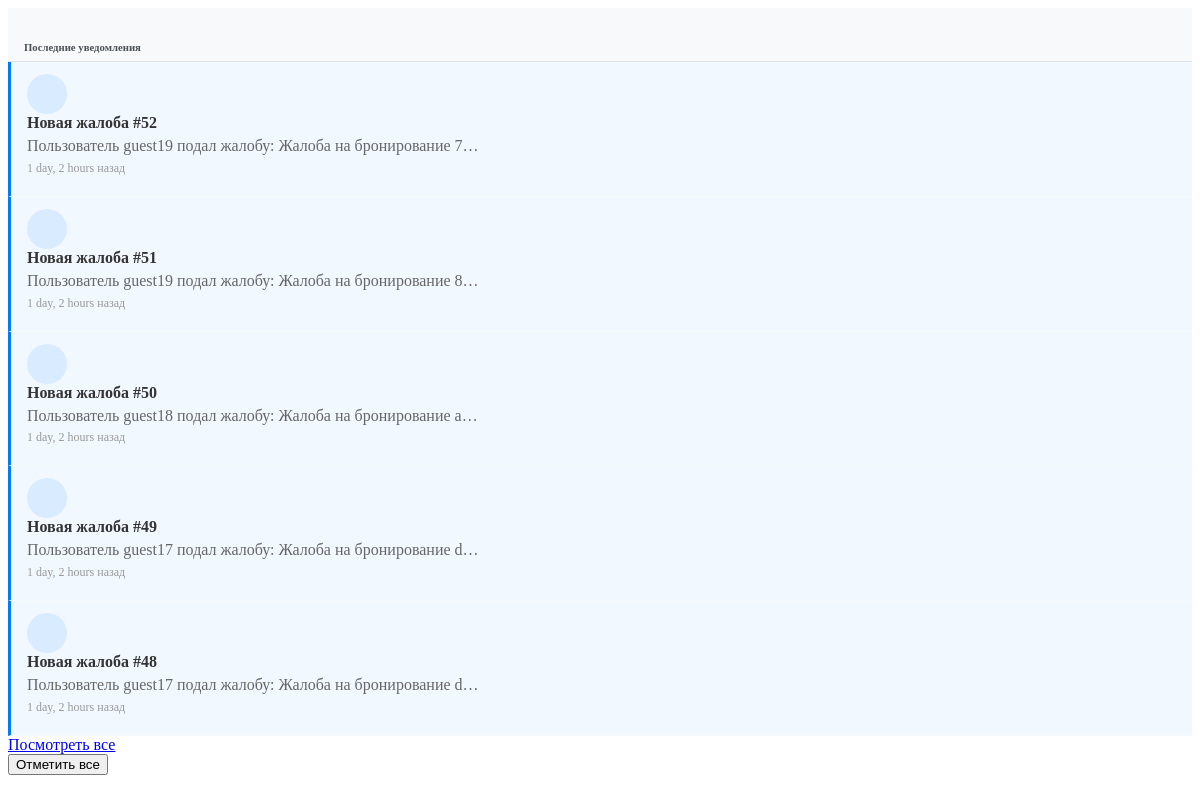
Page /notifications/api/recent/ (signed in) on the earlier database version.
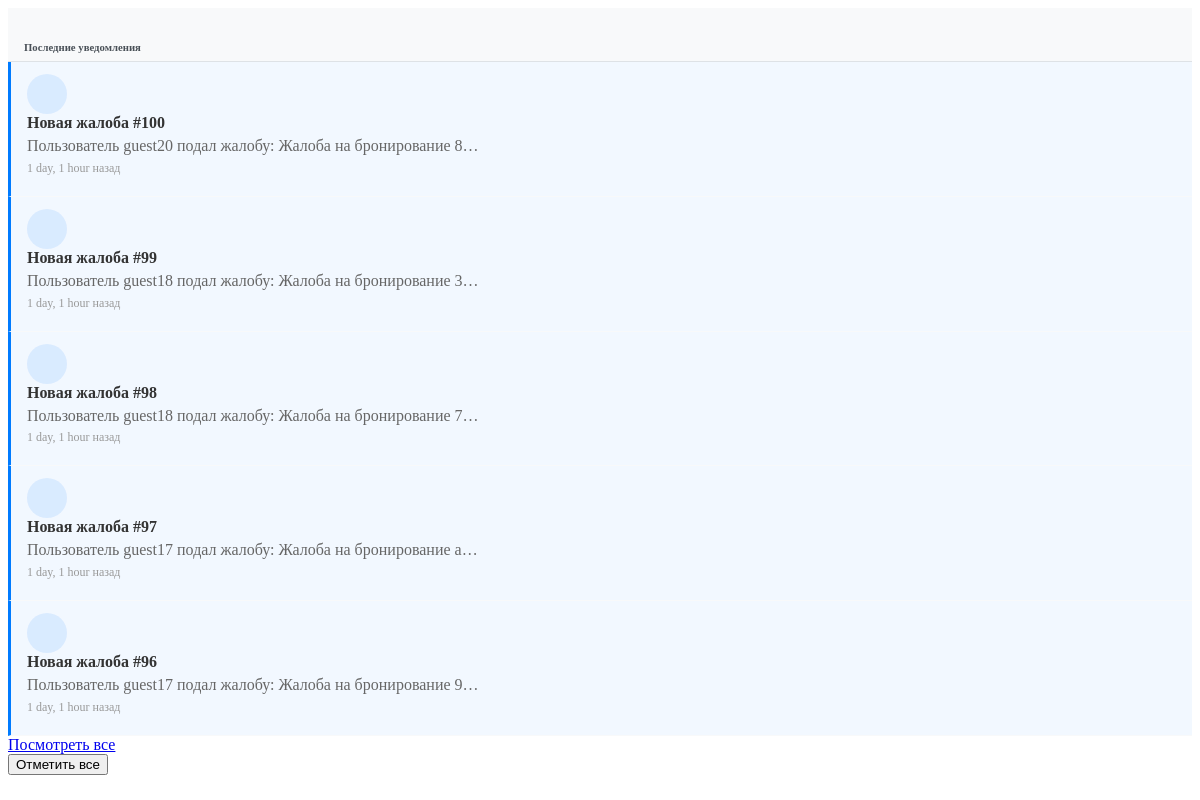
Same page on the later database version.
### notifications/models.py (models this page shows, shortened)
class Notification(models.Model):
    NOTIFICATION_TYPES = [
        ('booking_request', _('Booking Request')),
        ('booking_confirmed', _('Booking Confirmed')),
        ('booking_canceled', _('Booking Canceled')),
        ('message_received', _('Message Received')),
        ('review_received', _('Review Received')),
        ('listing_approved', _('Listing Approved')),
        ('payment_received', _('Payment Received')),
        ('system', _('System Notification')),
    ]
    user = models.ForeignKey(
        settings.AUTH_USER_MODEL,
        on_delete=models.CASCADE,
        related_name='notifications',
        verbose_name=_("User")
    )
    notification_type = models.CharField(
        _("Notification Type"),
        max_length=30,
        choices=NOTIFICATION_TYPES
    )
    title = models.CharField(_("Title"), max_length=255)
    message = models.TextField(_("Message"))
    is_read = models.BooleanField(_("Is Read"), default=False)
    booking = models.ForeignKey(
        'listings.Booking',
        on_delete=models.CASCADE,
        related_name='notifications',
        null=True,
        blank=True,
        verbose_name=_("Related Booking")
    )
    listing = models.ForeignKey(
        'listings.Listing',
        on_delete=models.CASCADE,
        related_name='notifications',
        null=True,
        blank=True,
        verbose_name=_("Related Listing")
    )
    conversation = models.ForeignKey(
        'chat.Conversation',
        on_delete=models.CASCADE,
        related_name='notifications',
        null=True,
        blank=True,
        verbose_name=_("Related Conversation")
    )
    review = models.ForeignKey(
        'listings.Review',
        on_delete=models.CASCADE,
        related_name='notifications',
        null=True,
        blank=True,
        verbose_name=_("Related Review")
    )
    created_at = models.DateTimeField(_("Created At"), auto_now_add=True)
    class Meta:
        verbose_name = _("Notification")
        verbose_name_plural = _("Notifications")
        ordering = ['-created_at']

### notifications/views.py (the view)
# urls.py: path('api/recent/', views.recent_notifications, name='recent_notifications'),
@login_required
def recent_notifications(request):
    notifications = request.user.notifications.all().order_by('-created_at')[:5]
    return render(request, 'notifications/partials/recent_notifications.html', {
        'notifications': notifications
    })

### notifications/templatetags/notify_tags.py (called while the page is built)
@register.filter
def notification_target_url(notification):
    if notification.booking:
        return f"/listings/bookings/{notification.booking.booking_reference}/"
    elif notification.conversation:
        return f"/chat/{notification.conversation.id}/"
    elif notification.listing:
        return f"/listings/{notification.listing.id}/"
    elif notification.review:
        return f"/listings/{notification.review.listing.id}/"
    return "/notifications/"

### notifications/templates/notifications/partials/recent_notifications.html (shortened to what this page needs)
<div class="dropdown-menu-header">
    <h6 class="dropdown-header">Последние уведомления</h6>
</div>
{% if notifications %}
    {% for notification in notifications %}
    <div class="dropdown-item notification-item {% if not notification.is_read %}unread{% endif %}"
         data-notification-id="{{ notification.id }}"
         data-target-url="{% load notify_tags %}{{ notification|notification_target_url }}"
         style="cursor: pointer;">
        <div class="d-flex">
            <div class="notification-icon me-2">
            </div>
            <div class="flex-grow-1">
                <div class="notification-title small fw-bold">{{ notification.title }}</div>
                <div class="notification-message small text-muted">{{ notification.message|truncatechars:60 }}</div>
                <div class="notification-time small text-muted">{{ notification.created_at|timesince }} назад</div>
            </div>
            {% if not notification.is_read %}
                <div class="notification-dot">
                    <span class="badge bg-primary rounded-pill">&nbsp;</span>
                </div>
            {% endif %}
        </div>
    </div>
    {% endfor %}
    <div class="dropdown-item text-center">
        <a href="{% url 'notifications:notification_list' %}" class="btn btn-sm btn-outline-primary">Посмотреть все</a>
    </div>
    <div class="dropdown-item text-center">
        <button class="btn btn-sm btn-outline-secondary" onclick="markAllNotificationsRead()">Отметить все</button>
    </div>
{% else %}
    <div class="empty-notifications">
        <i class="fas fa-bell-slash fa-2x"></i>
        <p class="mb-0">Нет уведомлений</p>
    </div>
{% endif %}

Differences in the rows shown:
no longer on this page (row unchanged): Notification: title "Новая жалоба #52", message "Пользователь guest19 подал жалобу: Жалоба на бронирование 7…", created_at "1 day, 2 hours"
no longer on this page (row unchanged): Notification: title "Новая жалоба #51", message "Пользователь guest19 подал жалобу: Жалоба на бронирование 8…", created_at "1 day, 2 hours"
no longer on this page (row unchanged): Notification: title "Новая жалоба #50", message "Пользователь guest18 подал жалобу: Жалоба на бронирование a…", created_at "1 day, 2 hours"
no longer on this page (row unchanged): Notification: title "Новая жалоба #49", message "Пользователь guest17 подал жалобу: Жалоба на бронирование d…", created_at "1 day, 2 hours"
no longer on this page (row unchanged): Notification: title "Новая жалоба #48", message "Пользователь guest17 подал жалобу: Жалоба на бронирование d…", created_at "1 day, 2 hours"
added Notification: title "Новая жалоба #100", message "Пользователь guest20 подал жалобу: Жалоба на бронирование 8…", created_at "1 day, 1 hour"
added Notification: title "Новая жалоба #99", message "Пользователь guest18 подал жалобу: Жалоба на бронирование 3…", created_at "1 day, 1 hour"
added Notification: title "Новая жалоба #98", message "Пользователь guest18 подал жалобу: Жалоба на бронирование 7…", created_at "1 day, 1 hour"
added Notification: title "Новая жалоба #97", message "Пользователь guest17 подал жалобу: Жалоба на бронирование a…", created_at "1 day, 1 hour"
added Notification: title "Новая жалоба #96", message "Пользователь guest17 подал жалобу: Жалоба на бронирование 9…", created_at "1 day, 1 hour"
